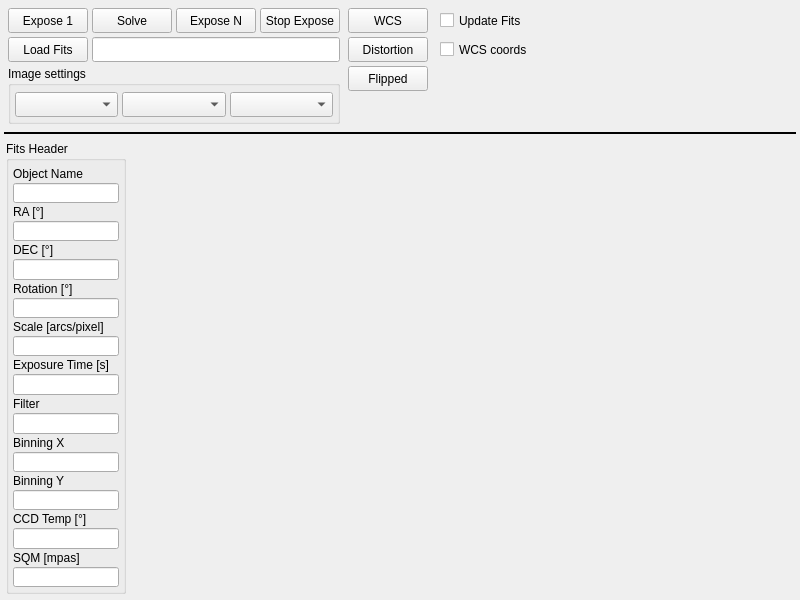
<?xml version="1.0" encoding="UTF-8"?>
<ui version="4.0">
 <class>ImageDialog</class>
 <widget class="QWidget" name="ImageDialog">
  <property name="geometry">
   <rect>
    <x>0</x>
    <y>0</y>
    <width>800</width>
    <height>600</height>
   </rect>
  </property>
  <property name="minimumSize">
   <size>
    <width>800</width>
    <height>600</height>
   </size>
  </property>
  <property name="maximumSize">
   <size>
    <width>1600</width>
    <height>1200</height>
   </size>
  </property>
  <property name="sizeIncrement">
   <size>
    <width>10</width>
    <height>10</height>
   </size>
  </property>
  <property name="font">
   <font>
    <family>Arial</family>
   </font>
  </property>
  <property name="windowTitle">
   <string>Imaging</string>
  </property>
  <layout class="QVBoxLayout" name="verticalLayout_2" stretch="0,0,1">
   <property name="spacing">
    <number>4</number>
   </property>
   <property name="leftMargin">
    <number>4</number>
   </property>
   <property name="topMargin">
    <number>4</number>
   </property>
   <property name="rightMargin">
    <number>4</number>
   </property>
   <property name="bottomMargin">
    <number>4</number>
   </property>
   <item>
    <layout class="QHBoxLayout" name="horizontalLayout_5" stretch="0,1">
     <property name="spacing">
      <number>2</number>
     </property>
     <property name="leftMargin">
      <number>0</number>
     </property>
     <property name="topMargin">
      <number>0</number>
     </property>
     <property name="rightMargin">
      <number>0</number>
     </property>
     <property name="bottomMargin">
      <number>0</number>
     </property>
     <item>
      <layout class="QGridLayout" name="gridLayout">
       <property name="leftMargin">
        <number>4</number>
       </property>
       <property name="topMargin">
        <number>4</number>
       </property>
       <property name="rightMargin">
        <number>4</number>
       </property>
       <property name="bottomMargin">
        <number>4</number>
       </property>
       <property name="spacing">
        <number>4</number>
       </property>
       <item row="0" column="2">
        <widget class="QPushButton" name="exposeN">
         <property name="minimumSize">
          <size>
           <width>80</width>
           <height>25</height>
          </size>
         </property>
         <property name="text">
          <string>Expose N</string>
         </property>
        </widget>
       </item>
       <item row="0" column="4" rowspan="3">
        <layout class="QVBoxLayout" name="verticalLayout">
         <property name="spacing">
          <number>4</number>
         </property>
         <property name="leftMargin">
          <number>4</number>
         </property>
         <property name="topMargin">
          <number>0</number>
         </property>
         <property name="rightMargin">
          <number>4</number>
         </property>
         <property name="bottomMargin">
          <number>0</number>
         </property>
         <item>
          <widget class="QPushButton" name="hasCelestial">
           <property name="enabled">
            <bool>true</bool>
           </property>
           <property name="minimumSize">
            <size>
             <width>80</width>
             <height>25</height>
            </size>
           </property>
           <property name="text">
            <string>WCS</string>
           </property>
          </widget>
         </item>
         <item>
          <widget class="QPushButton" name="hasDistortion">
           <property name="enabled">
            <bool>true</bool>
           </property>
           <property name="minimumSize">
            <size>
             <width>80</width>
             <height>25</height>
            </size>
           </property>
           <property name="text">
            <string>Distortion</string>
           </property>
          </widget>
         </item>
         <item>
          <widget class="QPushButton" name="isFlipped">
           <property name="enabled">
            <bool>true</bool>
           </property>
           <property name="minimumSize">
            <size>
             <width>80</width>
             <height>25</height>
            </size>
           </property>
           <property name="text">
            <string>Flipped</string>
           </property>
          </widget>
         </item>
         <item>
          <widget class="QWidget" name="widget_4" native="true"/>
         </item>
        </layout>
       </item>
       <item row="1" column="0">
        <widget class="QPushButton" name="load">
         <property name="minimumSize">
          <size>
           <width>80</width>
           <height>25</height>
          </size>
         </property>
         <property name="text">
          <string>Load Fits</string>
         </property>
        </widget>
       </item>
       <item row="2" column="0" colspan="4">
        <widget class="QGroupBox" name="groupBox_2">
         <property name="title">
          <string>Image settings</string>
         </property>
         <layout class="QHBoxLayout" name="horizontalLayout_6">
          <property name="spacing">
           <number>4</number>
          </property>
          <property name="leftMargin">
           <number>4</number>
          </property>
          <property name="topMargin">
           <number>6</number>
          </property>
          <property name="rightMargin">
           <number>4</number>
          </property>
          <property name="bottomMargin">
           <number>4</number>
          </property>
          <item>
           <widget class="QComboBox" name="zoom">
            <property name="minimumSize">
             <size>
              <width>0</width>
              <height>25</height>
             </size>
            </property>
           </widget>
          </item>
          <item>
           <widget class="QComboBox" name="color">
            <property name="minimumSize">
             <size>
              <width>0</width>
              <height>25</height>
             </size>
            </property>
           </widget>
          </item>
          <item>
           <widget class="QComboBox" name="stretch">
            <property name="minimumSize">
             <size>
              <width>0</width>
              <height>25</height>
             </size>
            </property>
           </widget>
          </item>
         </layout>
        </widget>
       </item>
       <item row="0" column="1">
        <widget class="QPushButton" name="solve">
         <property name="minimumSize">
          <size>
           <width>80</width>
           <height>25</height>
          </size>
         </property>
         <property name="text">
          <string>Solve</string>
         </property>
        </widget>
       </item>
       <item row="0" column="3">
        <widget class="QPushButton" name="stop">
         <property name="minimumSize">
          <size>
           <width>80</width>
           <height>25</height>
          </size>
         </property>
         <property name="text">
          <string>Stop Expose</string>
         </property>
        </widget>
       </item>
       <item row="0" column="0">
        <widget class="QPushButton" name="expose">
         <property name="minimumSize">
          <size>
           <width>80</width>
           <height>25</height>
          </size>
         </property>
         <property name="text">
          <string>Expose 1</string>
         </property>
        </widget>
       </item>
       <item row="0" column="5" rowspan="3">
        <layout class="QVBoxLayout" name="verticalLayout_4">
         <property name="spacing">
          <number>4</number>
         </property>
         <property name="leftMargin">
          <number>4</number>
         </property>
         <property name="topMargin">
          <number>0</number>
         </property>
         <property name="rightMargin">
          <number>4</number>
         </property>
         <property name="bottomMargin">
          <number>0</number>
         </property>
         <item>
          <widget class="QCheckBox" name="checkUpdateFits">
           <property name="minimumSize">
            <size>
             <width>80</width>
             <height>25</height>
            </size>
           </property>
           <property name="text">
            <string>Update Fits</string>
           </property>
          </widget>
         </item>
         <item>
          <widget class="QCheckBox" name="checkUseWCS">
           <property name="minimumSize">
            <size>
             <width>80</width>
             <height>25</height>
            </size>
           </property>
           <property name="text">
            <string>WCS coords</string>
           </property>
          </widget>
         </item>
         <item>
          <widget class="QWidget" name="widget" native="true"/>
         </item>
        </layout>
       </item>
       <item row="1" column="1" colspan="3">
        <widget class="QLineEdit" name="imageFileName">
         <property name="minimumSize">
          <size>
           <width>0</width>
           <height>25</height>
          </size>
         </property>
        </widget>
       </item>
      </layout>
     </item>
     <item>
      <widget class="QWidget" name="widget_2" native="true"/>
     </item>
    </layout>
   </item>
   <item>
    <widget class="Line" name="line">
     <property name="autoFillBackground">
      <bool>true</bool>
     </property>
     <property name="frameShadow">
      <enum>QFrame::Plain</enum>
     </property>
     <property name="lineWidth">
      <number>2</number>
     </property>
     <property name="midLineWidth">
      <number>1</number>
     </property>
     <property name="orientation">
      <enum>Qt::Horizontal</enum>
     </property>
    </widget>
   </item>
   <item>
    <layout class="QHBoxLayout" name="horizontalLayout_3">
     <property name="spacing">
      <number>2</number>
     </property>
     <property name="leftMargin">
      <number>2</number>
     </property>
     <property name="topMargin">
      <number>2</number>
     </property>
     <property name="rightMargin">
      <number>2</number>
     </property>
     <property name="bottomMargin">
      <number>2</number>
     </property>
     <item>
      <widget class="QGroupBox" name="groupBox">
       <property name="minimumSize">
        <size>
         <width>120</width>
         <height>0</height>
        </size>
       </property>
       <property name="maximumSize">
        <size>
         <width>100</width>
         <height>16777215</height>
        </size>
       </property>
       <property name="title">
        <string>Fits Header</string>
       </property>
       <layout class="QVBoxLayout" name="verticalLayout_3" stretch="0,0,0,0,0,0,0,0,0,0,0,0,0,0,0,0,0,0,0,0,0,0,1">
        <property name="spacing">
         <number>2</number>
        </property>
        <property name="leftMargin">
         <number>4</number>
        </property>
        <property name="topMargin">
         <number>6</number>
        </property>
        <property name="rightMargin">
         <number>4</number>
        </property>
        <property name="bottomMargin">
         <number>2</number>
        </property>
        <item>
         <widget class="QLabel" name="label">
          <property name="text">
           <string>Object Name</string>
          </property>
         </widget>
        </item>
        <item>
         <widget class="QLineEdit" name="object"/>
        </item>
        <item>
         <widget class="QLabel" name="label_2">
          <property name="text">
           <string>RA [°]</string>
          </property>
         </widget>
        </item>
        <item>
         <widget class="QLineEdit" name="ra"/>
        </item>
        <item>
         <widget class="QLabel" name="label_3">
          <property name="text">
           <string>DEC [°]</string>
          </property>
         </widget>
        </item>
        <item>
         <widget class="QLineEdit" name="dec"/>
        </item>
        <item>
         <widget class="QLabel" name="label_6">
          <property name="text">
           <string>Rotation [°]</string>
          </property>
         </widget>
        </item>
        <item>
         <widget class="QLineEdit" name="rotation"/>
        </item>
        <item>
         <widget class="QLabel" name="label_7">
          <property name="text">
           <string>Scale [arcs/pixel]</string>
          </property>
         </widget>
        </item>
        <item>
         <widget class="QLineEdit" name="scale"/>
        </item>
        <item>
         <widget class="QLabel" name="label_8">
          <property name="text">
           <string>Exposure Time [s]</string>
          </property>
         </widget>
        </item>
        <item>
         <widget class="QLineEdit" name="expTime"/>
        </item>
        <item>
         <widget class="QLabel" name="label_10">
          <property name="text">
           <string>Filter</string>
          </property>
         </widget>
        </item>
        <item>
         <widget class="QLineEdit" name="filter"/>
        </item>
        <item>
         <widget class="QLabel" name="label_11">
          <property name="text">
           <string>Binning X</string>
          </property>
         </widget>
        </item>
        <item>
         <widget class="QLineEdit" name="binX"/>
        </item>
        <item>
         <widget class="QLabel" name="label_12">
          <property name="text">
           <string>Binning Y</string>
          </property>
         </widget>
        </item>
        <item>
         <widget class="QLineEdit" name="binY"/>
        </item>
        <item>
         <widget class="QLabel" name="label_9">
          <property name="text">
           <string>CCD Temp [°]</string>
          </property>
         </widget>
        </item>
        <item>
         <widget class="QLineEdit" name="ccdTemp"/>
        </item>
        <item>
         <widget class="QLabel" name="label_4">
          <property name="text">
           <string>SQM [mpas]</string>
          </property>
         </widget>
        </item>
        <item>
         <widget class="QLineEdit" name="sqm"/>
        </item>
        <item>
         <widget class="QWidget" name="widget_3" native="true"/>
        </item>
       </layout>
      </widget>
     </item>
     <item>
      <widget class="QWidget" name="image" native="true">
       <property name="sizePolicy">
        <sizepolicy hsizetype="Expanding" vsizetype="Expanding">
         <horstretch>1</horstretch>
         <verstretch>1</verstretch>
        </sizepolicy>
       </property>
       <property name="minimumSize">
        <size>
         <width>0</width>
         <height>0</height>
        </size>
       </property>
      </widget>
     </item>
    </layout>
   </item>
  </layout>
 </widget>
 <resources/>
 <connections/>
 <designerdata>
  <property name="gridDeltaX">
   <number>5</number>
  </property>
  <property name="gridDeltaY">
   <number>5</number>
  </property>
  <property name="gridSnapX">
   <bool>true</bool>
  </property>
  <property name="gridSnapY">
   <bool>true</bool>
  </property>
  <property name="gridVisible">
   <bool>true</bool>
  </property>
 </designerdata>
</ui>
